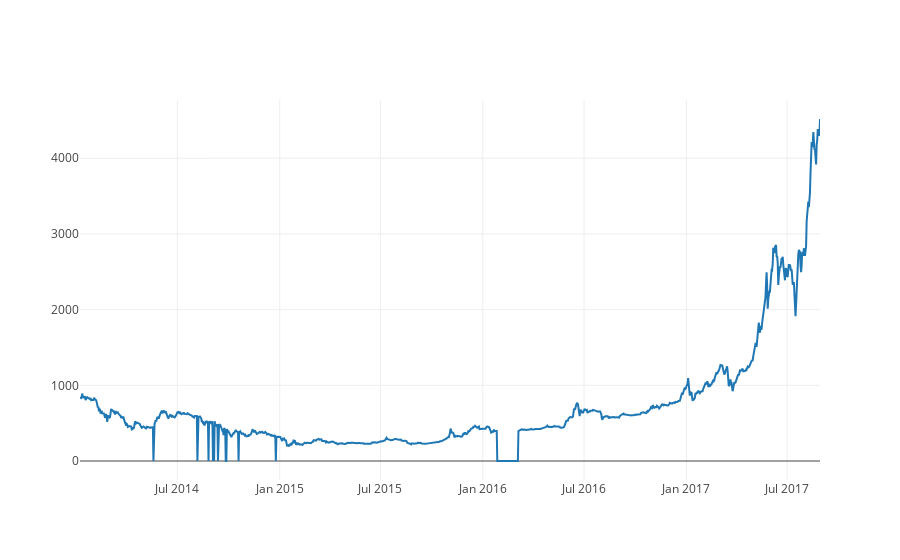

This figure's notebook cell:
### Code cell
btc_trace = go.Scatter(x=data.index, y=data['Weighted Price'])
py.iplot([btc_trace])sns.heatmap(bikes.corr())

### Figure 1 — Plotly figure (JSON) as saved in the notebook; plotly's stock layout.template omitted (floating-point values rounded to 4 significant figures; data arrays with more than 128 entries replaced by an {"elided": "..."} marker saying what was removed)
{"data": [{"type": "scatter", "x": {"elided": "1331 str values"}, "y": {"elided": "1331 float values"}}], "layout": {}}
